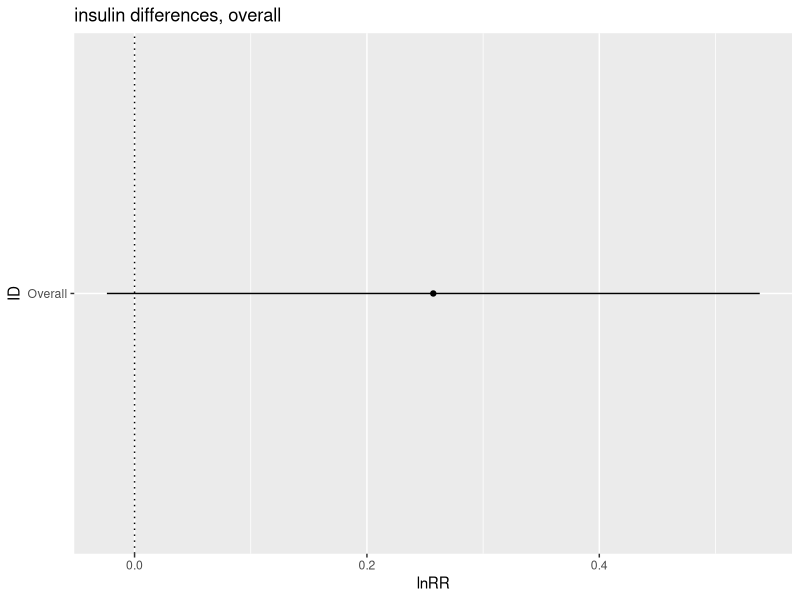
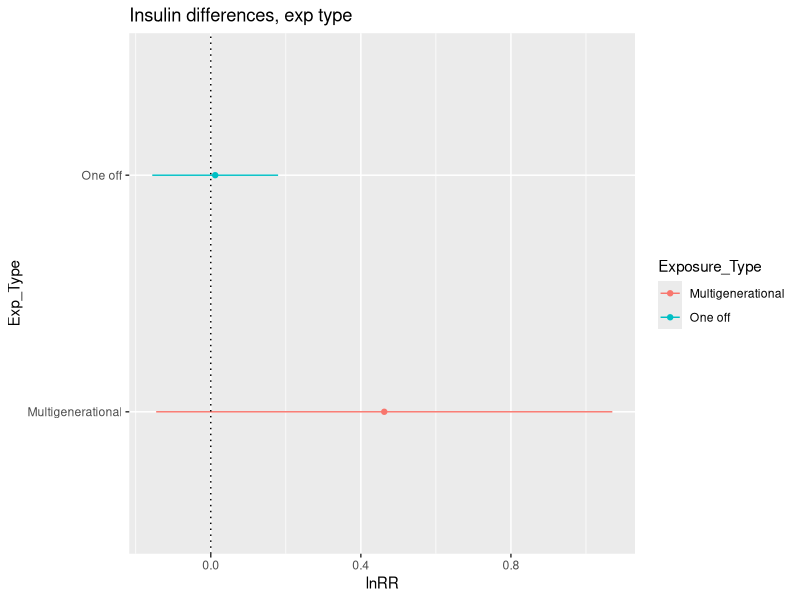

These charts were generated, in order, by the following R code: (Note: this script raises an error after producing the figures.)
## ---- chunk 1
library(tidyverse)
library(openxlsx)  
library(knitr)
library(metafor)
library(ggplot2)
library(readxl)
## ---- chunk 2
Insulin_lnRR <- read.csv("../data/Insulin_lnRR.csv") 

#Subsetting

Insulin_MG <- subset(Insulin_lnRR, Insulin_lnRR$Exposure_Type == "Multigenerational")

Insulin_OF <- subset(Insulin_lnRR, Insulin_lnRR$Exposure_Type == "One off")

## ---- chunk 3

#Overall analysis, not split

Insulin_overall_lnRR_0mods <- rma.mv(yi, vi, random = list(~1|Paper_ID,~1|Cohort_ID), data=Insulin_lnRR, method = 'REML')

summary(Insulin_overall_lnRR_0mods)

#Tibble of overall results

Insulin_overall_lnRR <- tibble(
  ID = "Overall", 
  lnRR = 0.2571,
  ci.lb = -0.0238,
  ci.ub = 0.5381
)

plot_insulin_overall <- ggplot(Insulin_overall_lnRR, aes(x=ID, y=lnRR)) + 
  geom_errorbar(aes(ymin=ci.lb, ymax=ci.ub), width = 0, position = position_dodge(0.3)) +
  geom_point(aes(x = ID, y = lnRR), position = position_dodge(0.3))+
  geom_hline(yintercept = 0, lty = "dotted") +
  labs(title ="insulin differences, overall", x = "ID", y = "lnRR") +
  coord_flip()
plot_insulin_overall
## ---- chunk 4

#MG then OF

Insulin_overall_MG <- rma.mv(yi, vi, random = list(~1|Paper_ID,~1|Cohort_ID), data=Insulin_MG, method = 'REML')

summary(Insulin_overall_MG)

Insulin_overall_OF <- rma.mv(yi, vi, random = list(~1|Paper_ID,~1|Cohort_ID), data=Insulin_OF, method = 'REML')

summary(Insulin_overall_OF)


#Tibble of results

Insulin_Exp_lnRR <- tibble(
  Exposure_Type = c("Multigenerational", "One off"),
  lnRR = c(0.4624,0.0118),
  ci.lb = c(-0.1455, -0.1559),
  ci.ub = c(1.0703, 0.1795)
)

Insulin_Exp_lnRR



#Plotting when split by exp type

plot_insulin_exp_type <- ggplot(Insulin_Exp_lnRR, aes(x=Exposure_Type, y=lnRR, colour = Exposure_Type)) + 
  geom_errorbar(aes(ymin=ci.lb, ymax=ci.ub), width = 0, position = position_dodge(0.3)) +
  geom_point(aes(x = Exposure_Type, y = lnRR), position = position_dodge(0.3))+
  geom_hline(yintercept = 0, lty = "dotted") +
  labs(title ="Insulin differences, exp type", x = "Exp_Type", y = "lnRR") +
  coord_flip()
plot_insulin_exp_type
## ---- chunk 5
#Adding moderators
Insulin_F0 <- rma.mv(yi, vi, mods = ~F0_Parent_Exposed, random = list(~1|Paper_ID,~1|Cohort_ID), data=Insulin_lnRR, method = 'REML')

summary(Insulin_F0)

Glucose_Sex <- rma.mv(yi, vi, mods = ~Sex, random = list(~1|Paper_ID,~1|Cohort_ID), data=Glucose_lnRR, method = 'REML')

summary(Glucose_Sex)

Glucose_Test_Type <- rma.mv(yi, vi, mods = ~Trait_Info, random = list(~1|Paper_ID,~1|Cohort_ID), data=Glucose_lnRR, method = 'REML')

Glucose_Test_Type

#Tibble of results

Glucose_Mods_lnRR <- tibble(
  ID = c("F0 Female", "F0 Male", "Both Sexes Grand Offspring", "Female Grand Offspring", "Male Grand Offspring", "FBG", "GTT"),
  lnRR = c(0.1018,0.0143,0.1546,-0.0632,-0.0543,0.0015,0.1627),
  ci.lb = c(-0.0000,-0.2457,-0.1047,-0.3426,-0.3335,-0.1494,0.0028),
  ci.ub = c(0.2037,0.2742,0.4139,0.2163,0.2249,0.1523,0.3225)
)

plot_glucose_mods <- ggplot(Glucose_Mods_lnRR, aes(x=ID, y=lnRR)) + 
  geom_errorbar(aes(ymin=ci.lb, ymax=ci.ub), width = 0, position = position_dodge(0.3)) +
  geom_point(aes(x = ID, y = lnRR), position = position_dodge(0.3))+
  geom_hline(yintercept = 0, lty = "dotted") +
  labs(title ="Glucose differences, mods", x = "ID", y = "lnRR") +
  coord_flip()
plot_glucose_mods
